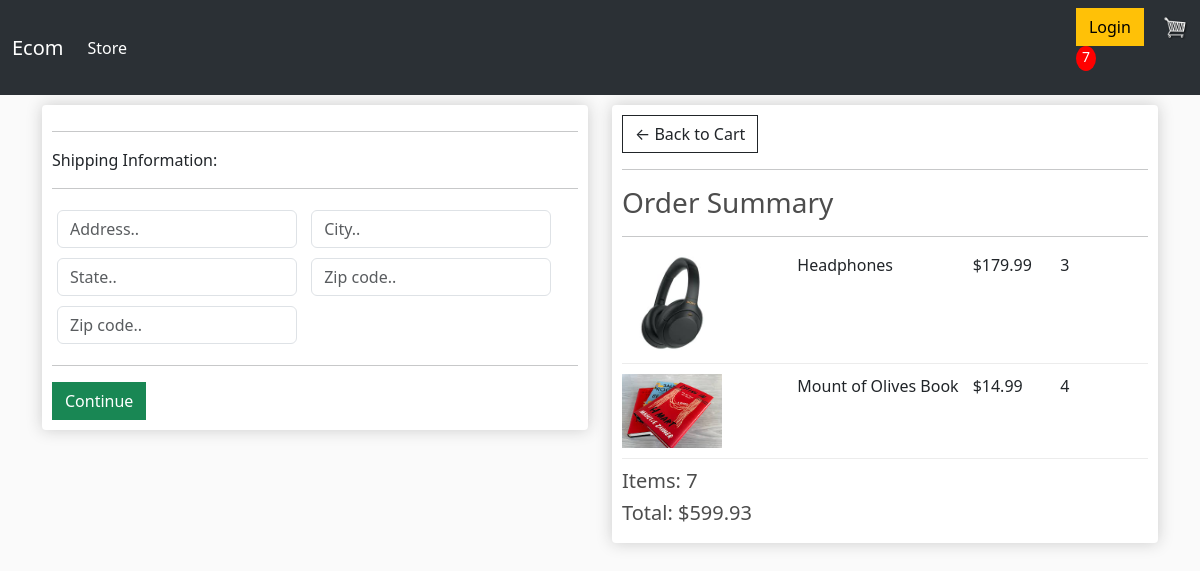
Screenshot of /checkout/ (signed in) with the database file from the repository.
### store/models.py (models this page shows, shortened)
class OrderItem(models.Model):
  product = models.ForeignKey(Product, on_delete=models.SET_NULL, blank=True, null=True)
  order = models.ForeignKey(Order, on_delete=models.SET_NULL, blank=True, null=True)
  quantity = models.IntegerField(default=0, null=True, blank=True)
  date_added = models.DateTimeField(auto_now_add=True)
  @property
  def get_total(self):
    total = self.product.price * self.quantity
    return total

class Product(models.Model):
  name = models.CharField(max_length=200, null=True)
  price = models.DecimalField(max_digits=7,decimal_places=2)
  digital = models.BooleanField(default=False, null=True, blank=False)
  image = models.ImageField(null=True, blank=True)
  @property
  def imageURL(self):
    try:
      url = self.image.url
    except:
      url = ''
    return url

class Order(models.Model):
  customer = models.ForeignKey(Customer, on_delete=models.SET_NULL, blank=True, null=True)
  date_ordered = models.DateTimeField(auto_now_add=True)
  complete = models.BooleanField(default=False, null=True, blank=False)
  transaction_id = models.CharField(max_length=200, null=True)
  @property
  def shipping(self):
    shipping = False
    orderitems = self.orderitem_set.all()
    for i in orderitems:
      if i.product.digital == False:
        shipping = True
    return shipping
  @property
  def get_cart_total(self):
    orderitems = self.orderitem_set.all()
    total = sum([item.get_total for item in orderitems])
    return total
  @property
  def get_cart_items(self):
    orderitems = self.orderitem_set.all()
    total = sum([item.quantity for item in orderitems])
    return total

### store/views.py (the view)
# urls.py: path('checkout/', views.checkout, name="checkout"),
def checkout(request):
	data = cartData(request)
	cartItems = data['cartItems']
	order = data['order']
	items = data['items']
	context = {'items': items, 'order': order, 'cartItems': cartItems}
	return render(request, 'store/checkout.html', context)

### store/utils.py (called while the page is built)
def cartData(request):
    if request.user.is_authenticated:
        customer = request.user.customer
        order, created = Order.objects.get_or_create(customer=customer, complete=False)
        items = order.orderitem_set.all()
        cartItems = order.get_cart_items
    else:
        cookieData = cookieCart(request)
        cartItems = cookieData['cartItems']
        order = cookieData['order']
        items = cookieData['items']
    return {'cartItems': cartItems, 'order': order, 'items': items}

### store/templates/store/checkout.html (shortened to what this page needs)
{% extends 'store/main.html' %}
{% load static %}
{% block content %}
     <div class="row">
		<div class="col-lg-6">
			<div class="box-element" id="form-wrapper">
				<form id="form">
					<div id="shipping-info">
						<hr>
						<p>Shipping Information:</p>
						<hr>
						<div class="form-field">
							<input class="form-control" type="text" name="address" placeholder="Address..">
						</div>
						<div class="form-field">
							<input class="form-control" type="text" name="city" placeholder="City..">
						</div>
						<div class="form-field">
							<input class="form-control" type="text" name="state" placeholder="State..">
						</div>
						<div class="form-field">
							<input class="form-control" type="text" name="zipcode" placeholder="Zip code..">
						</div>
						<div class="form-field">
							<input class="form-control" type="text" name="country" placeholder="Zip code..">
						</div>
					</div>
					<hr>
					<input id="form-button" class="btn btn-success btn-block" type="submit" value="Continue">
				</form>
			</div>
			<br>
		</div>
		<div class="col-lg-6">
			<div class="box-element">
				<a  class="btn btn-outline-dark" href="{% url 'cart' %}">&#x2190; Back to Cart</a>
				<hr>
				<h3>Order Summary</h3>
				<hr>
				{% for item in items %}
				<div class="cart-row">
					<div style="flex:2"><img class="row-image" src="{{item.product.imageURL}}"></div>
					<div style="flex:2"><p>{{item.product.name}}</p></div>
					<div style="flex:1"><p>${{item.product.price}}</p></div>
					<div style="flex:1"><p>{{item.quantity}}</p></div>
				</div>
				{% endfor %}
				<h5>Items: {{order.get_cart_items}}</h5>
				<h5>Total: ${{order.get_cart_total|floatformat:2}}</h5>
			</div>
		</div>
	</div>
{% endblock content %}

### static/css/main.css (style rules this page uses)
body { background-color: hsl(0, 0%, 98%); }
h1,h2,h3,h4,h5,h6 { color:hsl(0, 0%, 30%); }
.box-element { box-shadow:hsl(0, 0%, 80%) 0 0 16px; background-color: #fff; border-radius: 4px; padding: 10px; }
.col-lg-4, .col-lg-6, .col-lg-8, .col-lg-12 { margin-top: 10px; }
.btn { border-radius: 0; }
.row-image { width: 100px; }
.form-field { width:250px; display: inline-block; padding: 5px; }
.cart-row { display: flex; align-items: flex-stretch; padding-bottom: 10px; margin-bottom: 10px; border-bottom: 1px solid #ececec; }

### rows the page displays
OrderItem: product.imageURL (picture), product.name "Headphones", product.price "179.99", quantity "3"
OrderItem: product.imageURL (picture), product.name "Mount of Olives Book", product.price "14.99", quantity "4"
Order: get_cart_items "7", get_cart_total "599.93"

### other values shown
{{ cartItems }} "7"
